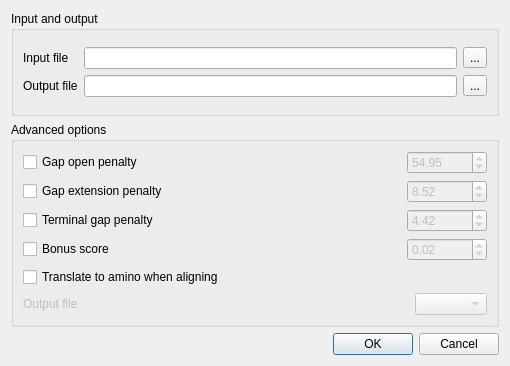
<?xml version="1.0" encoding="UTF-8"?>
<ui version="4.0">
 <class>KalignSupportRunDialog</class>
 <widget class="QDialog" name="KalignSupportRunDialog">
  <property name="geometry">
   <rect>
    <x>0</x>
    <y>0</y>
    <width>510</width>
    <height>366</height>
   </rect>
  </property>
  <property name="sizePolicy">
   <sizepolicy hsizetype="Preferred" vsizetype="Preferred">
    <horstretch>0</horstretch>
    <verstretch>0</verstretch>
   </sizepolicy>
  </property>
  <property name="minimumSize">
   <size>
    <width>510</width>
    <height>0</height>
   </size>
  </property>
  <property name="maximumSize">
   <size>
    <width>52300</width>
    <height>32000</height>
   </size>
  </property>
  <property name="windowTitle">
   <string>Align with Kalign</string>
  </property>
  <layout class="QVBoxLayout" name="verticalLayout_2">
   <item>
    <layout class="QVBoxLayout" name="verticalLayout">
     <item>
      <widget class="QGroupBox" name="inputGroupBox">
       <property name="sizePolicy">
        <sizepolicy hsizetype="Expanding" vsizetype="Preferred">
         <horstretch>0</horstretch>
         <verstretch>0</verstretch>
        </sizepolicy>
       </property>
       <property name="title">
        <string>Input and output</string>
       </property>
       <layout class="QGridLayout" name="gridLayout_3">
        <item row="0" column="0">
         <layout class="QGridLayout" name="gridLayout_2">
          <item row="0" column="0">
           <widget class="QLabel" name="inputFileLabel">
            <property name="text">
             <string>Input file</string>
            </property>
           </widget>
          </item>
          <item row="0" column="1">
           <widget class="QLineEdit" name="inputFileLineEdit"/>
          </item>
          <item row="0" column="2">
           <widget class="QToolButton" name="inputFilePathButton">
            <property name="text">
             <string>...</string>
            </property>
           </widget>
          </item>
          <item row="1" column="0">
           <widget class="QLabel" name="outputFileLabel">
            <property name="text">
             <string>Output file</string>
            </property>
           </widget>
          </item>
          <item row="1" column="1">
           <widget class="QLineEdit" name="outputFileLineEdit"/>
          </item>
          <item row="1" column="2">
           <widget class="QToolButton" name="outputFilePathButton">
            <property name="text">
             <string>...</string>
            </property>
           </widget>
          </item>
         </layout>
        </item>
       </layout>
      </widget>
     </item>
     <item>
      <widget class="QGroupBox" name="groupBox_2">
       <property name="sizePolicy">
        <sizepolicy hsizetype="Preferred" vsizetype="Preferred">
         <horstretch>0</horstretch>
         <verstretch>0</verstretch>
        </sizepolicy>
       </property>
       <property name="title">
        <string>Advanced options</string>
       </property>
       <layout class="QGridLayout" name="gridLayout_10">
        <item row="0" column="0">
         <layout class="QGridLayout" name="gridLayout_9">
          <item row="0" column="0">
           <layout class="QGridLayout" name="gridLayout_8">
            <item row="0" column="0">
             <layout class="QGridLayout" name="gridLayout_6">
              <item row="0" column="0">
               <widget class="QCheckBox" name="gapOpenCheckBox">
                <property name="enabled">
                 <bool>true</bool>
                </property>
                <property name="text">
                 <string>Gap open penalty</string>
                </property>
               </widget>
              </item>
              <item row="0" column="1">
               <spacer name="horizontalSpacer_3">
                <property name="orientation">
                 <enum>Qt::Horizontal</enum>
                </property>
                <property name="sizeHint" stdset="0">
                 <size>
                  <width>255</width>
                  <height>17</height>
                 </size>
                </property>
               </spacer>
              </item>
              <item row="0" column="2">
               <widget class="QDoubleSpinBox" name="gapOpenSpinBox">
                <property name="enabled">
                 <bool>false</bool>
                </property>
                <property name="minimumSize">
                 <size>
                  <width>80</width>
                  <height>0</height>
                 </size>
                </property>
                <property name="maximum">
                 <double>1000.000000000000000</double>
                </property>
                <property name="value">
                 <double>54.950000000000003</double>
                </property>
               </widget>
              </item>
             </layout>
            </item>
            <item row="1" column="0">
             <layout class="QGridLayout" name="gridLayout_7">
              <item row="0" column="0">
               <widget class="QCheckBox" name="gapExtensionPenaltyCheckBox">
                <property name="enabled">
                 <bool>true</bool>
                </property>
                <property name="text">
                 <string>Gap extension penalty</string>
                </property>
               </widget>
              </item>
              <item row="0" column="1">
               <spacer name="horizontalSpacer_4">
                <property name="orientation">
                 <enum>Qt::Horizontal</enum>
                </property>
                <property name="sizeHint" stdset="0">
                 <size>
                  <width>248</width>
                  <height>20</height>
                 </size>
                </property>
               </spacer>
              </item>
              <item row="0" column="2">
               <widget class="QDoubleSpinBox" name="gapExtensionPenaltySpinBox">
                <property name="enabled">
                 <bool>false</bool>
                </property>
                <property name="minimumSize">
                 <size>
                  <width>80</width>
                  <height>0</height>
                 </size>
                </property>
                <property name="maximum">
                 <double>1000.000000000000000</double>
                </property>
                <property name="value">
                 <double>8.520000000000000</double>
                </property>
               </widget>
              </item>
             </layout>
            </item>
            <item row="2" column="0">
             <layout class="QGridLayout" name="gridLayout_5">
              <item row="0" column="0">
               <widget class="QCheckBox" name="terminalGapCheckBox">
                <property name="enabled">
                 <bool>true</bool>
                </property>
                <property name="text">
                 <string>Terminal gap penalty</string>
                </property>
               </widget>
              </item>
              <item row="0" column="1">
               <spacer name="horizontalSpacer_5">
                <property name="orientation">
                 <enum>Qt::Horizontal</enum>
                </property>
                <property name="sizeHint" stdset="0">
                 <size>
                  <width>255</width>
                  <height>17</height>
                 </size>
                </property>
               </spacer>
              </item>
              <item row="0" column="2">
               <widget class="QDoubleSpinBox" name="terminalGapSpinBox">
                <property name="enabled">
                 <bool>false</bool>
                </property>
                <property name="minimumSize">
                 <size>
                  <width>80</width>
                  <height>0</height>
                 </size>
                </property>
                <property name="maximum">
                 <double>1000.000000000000000</double>
                </property>
                <property name="value">
                 <double>4.420000000000000</double>
                </property>
               </widget>
              </item>
             </layout>
            </item>
            <item row="3" column="0">
             <layout class="QGridLayout" name="gridLayout">
              <item row="0" column="0">
               <widget class="QCheckBox" name="bonusScoreCheckBox">
                <property name="enabled">
                 <bool>true</bool>
                </property>
                <property name="text">
                 <string>Bonus score</string>
                </property>
               </widget>
              </item>
              <item row="0" column="1">
               <spacer name="horizontalSpacer_6">
                <property name="orientation">
                 <enum>Qt::Horizontal</enum>
                </property>
                <property name="sizeHint" stdset="0">
                 <size>
                  <width>255</width>
                  <height>17</height>
                 </size>
                </property>
               </spacer>
              </item>
              <item row="0" column="2">
               <widget class="QDoubleSpinBox" name="bonusScoreSpinBox">
                <property name="enabled">
                 <bool>false</bool>
                </property>
                <property name="minimumSize">
                 <size>
                  <width>80</width>
                  <height>0</height>
                 </size>
                </property>
                <property name="maximum">
                 <double>1000.000000000000000</double>
                </property>
                <property name="value">
                 <double>0.020000000000000</double>
                </property>
               </widget>
              </item>
             </layout>
            </item>
           </layout>
          </item>
          <item row="1" column="0">
           <widget class="QCheckBox" name="translateCheckBox">
            <property name="text">
             <string>Translate to amino when aligning</string>
            </property>
           </widget>
          </item>
          <item row="2" column="0">
           <layout class="QGridLayout" name="gridLayout_4">
            <item row="0" column="0">
             <widget class="QLabel" name="label">
              <property name="enabled">
               <bool>false</bool>
              </property>
              <property name="text">
               <string>Output file</string>
              </property>
             </widget>
            </item>
            <item row="0" column="1">
             <spacer name="horizontalSpacer_2">
              <property name="orientation">
               <enum>Qt::Horizontal</enum>
              </property>
              <property name="sizeHint" stdset="0">
               <size>
                <width>40</width>
                <height>20</height>
               </size>
              </property>
             </spacer>
            </item>
            <item row="0" column="2">
             <widget class="QComboBox" name="translationTableBox">
              <property name="enabled">
               <bool>false</bool>
              </property>
             </widget>
            </item>
           </layout>
          </item>
         </layout>
        </item>
       </layout>
      </widget>
     </item>
    </layout>
   </item>
   <item>
    <widget class="QDialogButtonBox" name="buttonBox">
     <property name="standardButtons">
      <set>QDialogButtonBox::Cancel|QDialogButtonBox::Ok</set>
     </property>
    </widget>
   </item>
  </layout>
 </widget>
 <resources/>
 <connections>
  <connection>
   <sender>bonusScoreCheckBox</sender>
   <signal>clicked(bool)</signal>
   <receiver>bonusScoreSpinBox</receiver>
   <slot>setEnabled(bool)</slot>
   <hints>
    <hint type="sourcelabel">
     <x>54</x>
     <y>119</y>
    </hint>
    <hint type="destinationlabel">
     <x>196</x>
     <y>125</y>
    </hint>
   </hints>
  </connection>
  <connection>
   <sender>terminalGapCheckBox</sender>
   <signal>clicked(bool)</signal>
   <receiver>terminalGapSpinBox</receiver>
   <slot>setEnabled(bool)</slot>
   <hints>
    <hint type="sourcelabel">
     <x>62</x>
     <y>92</y>
    </hint>
    <hint type="destinationlabel">
     <x>164</x>
     <y>99</y>
    </hint>
   </hints>
  </connection>
  <connection>
   <sender>gapExtensionPenaltyCheckBox</sender>
   <signal>clicked(bool)</signal>
   <receiver>gapExtensionPenaltySpinBox</receiver>
   <slot>setEnabled(bool)</slot>
   <hints>
    <hint type="sourcelabel">
     <x>60</x>
     <y>67</y>
    </hint>
    <hint type="destinationlabel">
     <x>174</x>
     <y>73</y>
    </hint>
   </hints>
  </connection>
  <connection>
   <sender>gapOpenCheckBox</sender>
   <signal>clicked(bool)</signal>
   <receiver>gapOpenSpinBox</receiver>
   <slot>setEnabled(bool)</slot>
   <hints>
    <hint type="sourcelabel">
     <x>38</x>
     <y>40</y>
    </hint>
    <hint type="destinationlabel">
     <x>174</x>
     <y>46</y>
    </hint>
   </hints>
  </connection>
  <connection>
   <sender>translateCheckBox</sender>
   <signal>toggled(bool)</signal>
   <receiver>label</receiver>
   <slot>setEnabled(bool)</slot>
   <hints>
    <hint type="sourcelabel">
     <x>261</x>
     <y>119</y>
    </hint>
    <hint type="destinationlabel">
     <x>63</x>
     <y>145</y>
    </hint>
   </hints>
  </connection>
  <connection>
   <sender>translateCheckBox</sender>
   <signal>toggled(bool)</signal>
   <receiver>translationTableBox</receiver>
   <slot>setEnabled(bool)</slot>
   <hints>
    <hint type="sourcelabel">
     <x>261</x>
     <y>119</y>
    </hint>
    <hint type="destinationlabel">
     <x>149</x>
     <y>145</y>
    </hint>
   </hints>
  </connection>
  <connection>
   <sender>buttonBox</sender>
   <signal>accepted()</signal>
   <receiver>KalignSupportRunDialog</receiver>
   <slot>accept()</slot>
   <hints>
    <hint type="sourcelabel">
     <x>254</x>
     <y>298</y>
    </hint>
    <hint type="destinationlabel">
     <x>254</x>
     <y>159</y>
    </hint>
   </hints>
  </connection>
  <connection>
   <sender>buttonBox</sender>
   <signal>rejected()</signal>
   <receiver>KalignSupportRunDialog</receiver>
   <slot>reject()</slot>
   <hints>
    <hint type="sourcelabel">
     <x>254</x>
     <y>298</y>
    </hint>
    <hint type="destinationlabel">
     <x>254</x>
     <y>159</y>
    </hint>
   </hints>
  </connection>
 </connections>
</ui>
